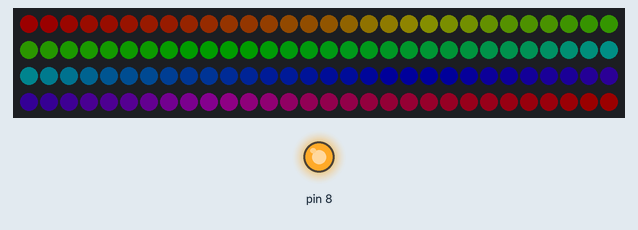
Recording of a sketch running on a simulated Arduino Uno, built with avr-gcc and run on an emulated ATmega328P. Parts: 120 RGB LEDs in strip order, left to right, continuing on the next row, output pins drawn as LEDs (lit = HIGH). Dim RGB values are drawn brighter than linear; random numbers use the default seed unless the sketch sets one.

Above: at 0.05 s.
At 4.58 s:
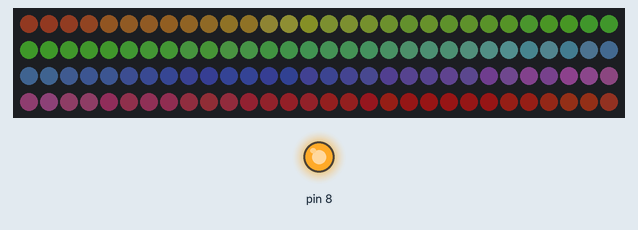
At 9.23 s:
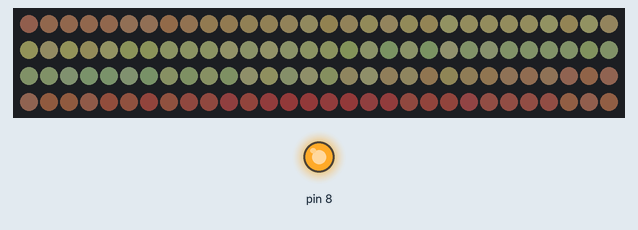
At 18.42 s:
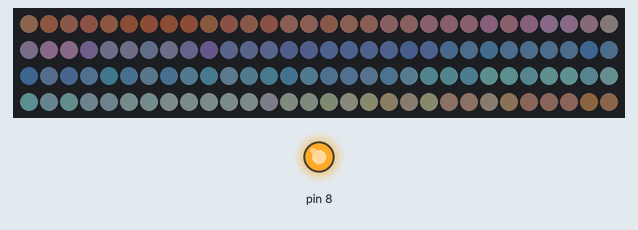
At 27.64 s:
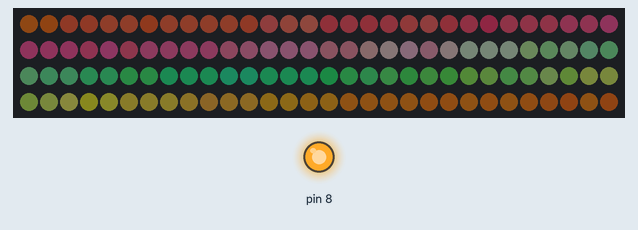
At 36.8 s:
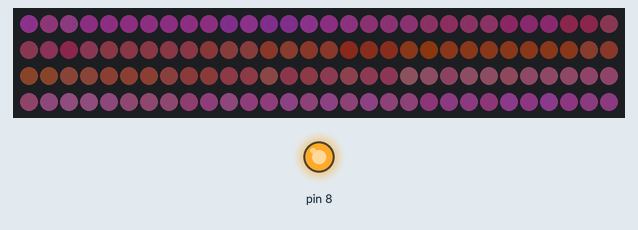

The sketch:

infinity-pool.ino
```cpp
#include <Adafruit_NeoPixel.h>

#define MINFINITY

#ifdef BIG_POOL
#define NUM_STRIPS 2
#define NUM_LEDS_PER_STRIP 380
#endif

#ifdef SMALL_POOL
#define NUM_STRIPS 1
#define NUM_LEDS_PER_STRIP 324
#endif

#ifdef MINFINITY
#define NUM_STRIPS 1
#define NUM_LEDS_PER_STRIP 120
#endif

#define THIRD NUM_LEDS_PER_STRIP / 3
#define TWO_THIRDS 2 * THIRD

struct CRGB
{
  uint8_t r, g, b;

    // allow construction from R, G, B
    inline CRGB( uint8_t ir, uint8_t ig, uint8_t ib)  __attribute__((always_inline))
        : r(ir), g(ig), b(ib)
    {
    }

    inline CRGB()  __attribute__((always_inline))
      : r(0), g(0), b(0)
    {
    }
};


Adafruit_NeoPixel *strip[NUM_STRIPS];
CRGB c1_b, c2_b, c3_b, c1_e, c2_e, c3_e, c1, c2;
uint16_t offset = 0;

void setup() {
  for (uint8_t i = 0; i < NUM_STRIPS; i++) {
    strip[i] = new Adafruit_NeoPixel(NUM_LEDS_PER_STRIP, 6 + i, NEO_GRB + NEO_KHZ800);
    if (strip[i]) {
      strip[i]->begin();
      strip[i]->show(); // Initialize all pixels to 'off'
    }
  }

  c1_b = CRGB(255, 0, 0);
  c2_b = CRGB(0, 255, 0);
  c3_b = CRGB(0, 0, 255);

  pinMode(8, OUTPUT);
  digitalWrite(8, HIGH);
}

void loop() {
  c1_e = CRGB(random(0, 255), random(0, 220), random(0, 220));
  c2_e = CRGB(random(0, 220), random(0, 255), random(0, 220));
  c3_e = CRGB(random(0, 220), random(0, 220), random(0, 255));

  for (uint8_t fade = 0; fade < 255; fade++) {
    for (uint16_t i = 0; i < NUM_LEDS_PER_STRIP; i++) {
      c1 = getColorInGradient(i, c1_b, c2_b, c3_b);
      c2 = getColorInGradient(i, c1_e, c2_e, c3_e);

      for (uint8_t s = 0; s < NUM_STRIPS; s++) {
        uint16_t loc = (i + offset) % NUM_LEDS_PER_STRIP;

        if (strip[s]) {
          strip[s]->setPixelColor(loc,
            blend(c1.r, c2.r, fade),
            blend(c1.g, c2.g, fade),
            blend(c1.b, c2.b, fade));
        }
      }
    }

    for (uint8_t s = 0; s < NUM_STRIPS; s++) {
      if (strip[s]) {
        strip[s]->show();
      }
    }

    if (++offset > NUM_LEDS_PER_STRIP) {
      offset = 0;
    }
  }

  // After reaching the end of the fade, the end becomes the beginning
  c1_b = c1_e;
  c2_b = c2_e;
  c3_b = c3_e;
}

void fillBuffer(struct CRGB *buffer, struct CRGB c1, struct CRGB c2, struct CRGB c3) {
  for (uint16_t led = 0; led < NUM_LEDS_PER_STRIP; led++) {
    buffer[led] = getColorInGradient(led, c1, c2, c3);
  }
}

struct CRGB getColorInGradient(uint16_t led, struct CRGB c1, struct CRGB c2, struct CRGB c3) {
  CRGB color;

  if (led < THIRD) {
    color.r = (((THIRD - 1 - led) * c1.r) / THIRD) + ((led * c2.r) / THIRD);
    color.g = (((THIRD - 1 - led) * c1.g) / THIRD) + ((led * c2.g) / THIRD);
    color.b = (((THIRD - 1 - led) * c1.b) / THIRD) + ((led * c2.b) / THIRD);
  } else if (led < TWO_THIRDS) {
    color.r = (((TWO_THIRDS - 1 - led) * c2.r) / THIRD) + (((led - THIRD) * c3.r) / THIRD);
    color.g = (((TWO_THIRDS - 1 - led) * c2.g) / THIRD) + (((led - THIRD) * c3.g) / THIRD);
    color.b = (((TWO_THIRDS - 1 - led) * c2.b) / THIRD) + (((led - THIRD) * c3.b) / THIRD);
  } else {
    color.r = (((NUM_LEDS_PER_STRIP - 1 - led) * c3.r) / THIRD) + (((led - TWO_THIRDS) * c1.r) / THIRD);
    color.g = (((NUM_LEDS_PER_STRIP - 1 - led) * c3.g) / THIRD) + (((led - TWO_THIRDS) * c1.g) / THIRD);
    color.b = (((NUM_LEDS_PER_STRIP - 1 - led) * c3.b) / THIRD) + (((led - TWO_THIRDS) * c1.b) / THIRD);
  }

  return color;
}

uint8_t blend(uint8_t c1, uint8_t c2, uint8_t fade) {
  return ((c1 * (255 - fade)) / 255) + ((c2 * fade) / 255);
}
```
